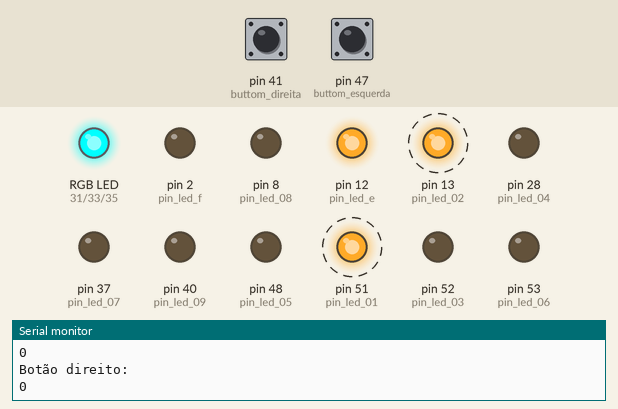
This sketch was run on a simulated Arduino Mega 2560, built with avr-gcc and run on an emulated ATmega2560. Parts: an RGB LED mixed from three pins (HIGH = lit), output pins drawn as LEDs (lit = HIGH), the last lines printed to the serial monitor. Dashed ring = blinking. The inputs (shaded band) are chosen by the test bench; at power-on: pin 41 (buttom_direita) LOW, pin 47 (buttom_esquerda) LOW.

Above: at 1.0 s.
1.7 s: pin 41 (buttom_direita) pulled HIGH for 1 s
At 2.6 s:
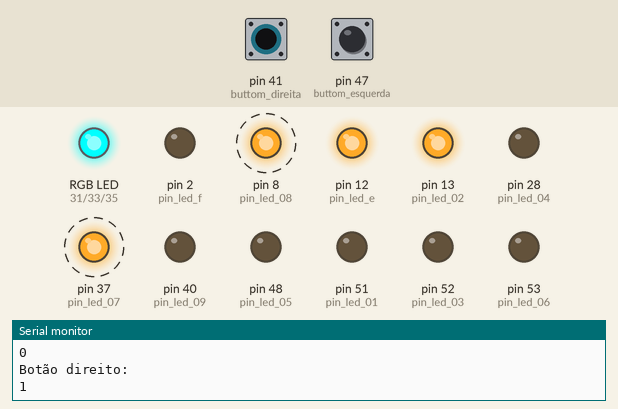
5.1 s: pin 47 (buttom_esquerda) pulled HIGH for 3.2 s
At 8.9 s:
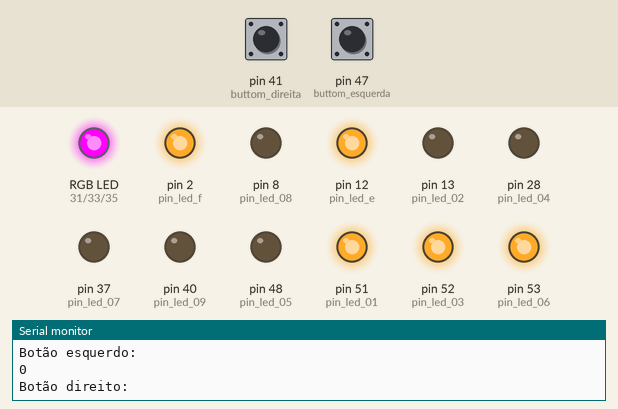
9.8 s: pin 41 (buttom_direita) pulled HIGH for 3.2 s
At 10.47 s:
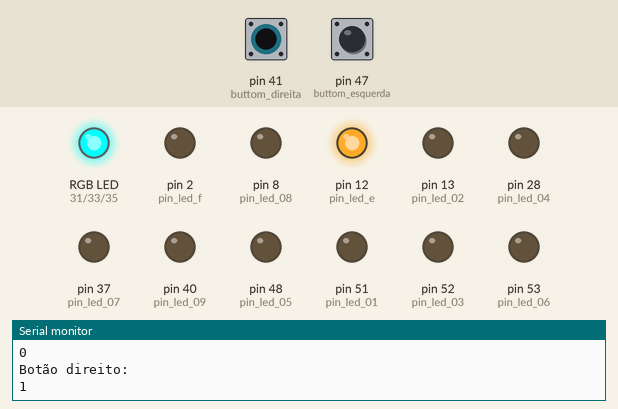
14.5 s: pin 41 (buttom_direita) pulled HIGH for 0.5 s
At 14.9 s:
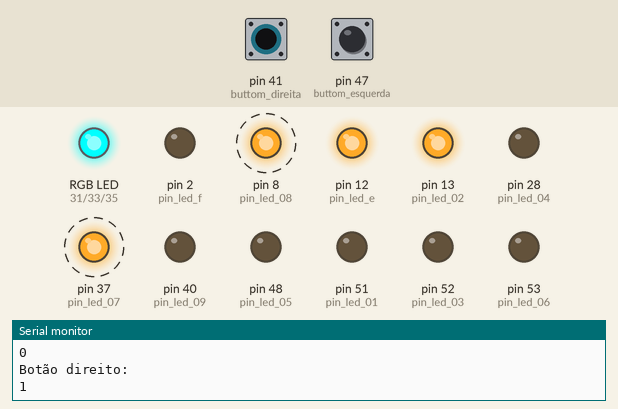
18.0 s: pin 47 (buttom_esquerda) pulled HIGH for 1 s
At 18.51 s:
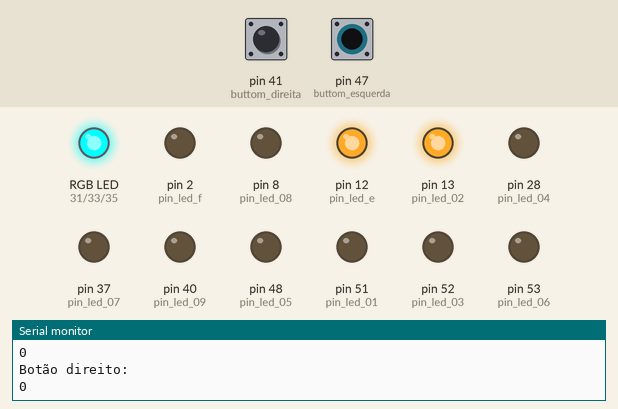
21.8 s: pin 41 (buttom_direita) driven HIGH and pin 47 (buttom_esquerda) driven HIGH
At 25.0 s:
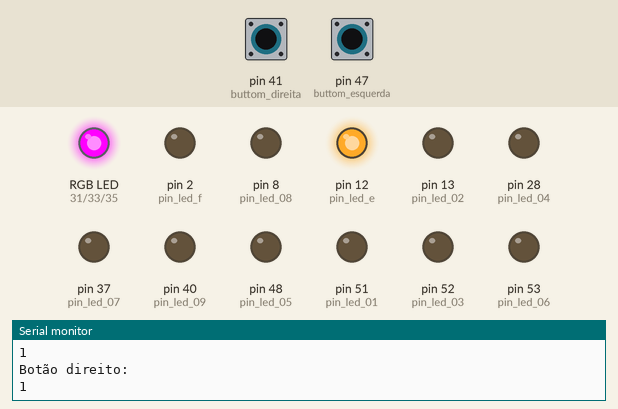
Timing chart, 0 to 25.8 s (numbered marks = the images above; inputs shaded):
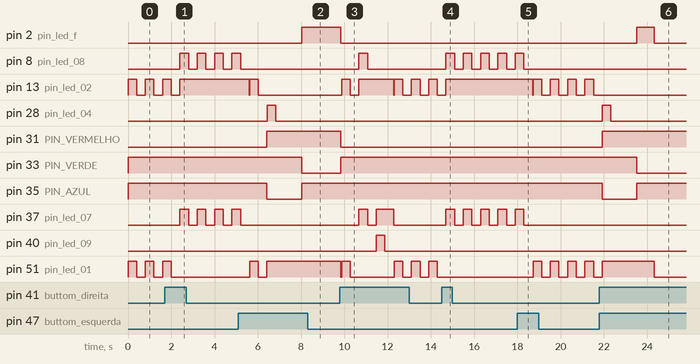

Measured:
- after the input at 1.7 s, pin 8 (pin_led_08), pin 37 (pin_led_07): alternates HIGH for 0.40 s and LOW for 0.40 s, starting after 0.70 s; pin 13 (pin_led_02): goes on until 2.4 s, then stays HIGH; pin 51 (pin_led_01): goes on until 2.0 s, then stays LOW
- after the input at 5.1 s, pin 2 (pin_led_f): LOW → HIGH after 2.9 s; pin 8 (pin_led_08), pin 37 (pin_led_07): goes on until 5.2 s, then stays LOW; pin 13 (pin_led_02): HIGH → LOW after 0.50 s, → HIGH 0.02 s later, → LOW 0.40 s later; pin 28 (pin_led_04): LOW → HIGH after 1.3 s, → LOW 0.40 s later; pin 31 (PIN_VERMELHO): LOW → HIGH after 1.3 s
- after the input at 9.8 s, pin 2 (pin_led_f): HIGH → LOW at once; pin 8 (pin_led_08): LOW → HIGH after 0.88 s, → LOW 0.40 s later
- after the input at 14.5 s, pin 8 (pin_led_08), pin 37 (pin_led_07): alternates HIGH for 0.40 s and LOW for 0.40 s, starting after 0.20 s; pin 13 (pin_led_02): goes on until 14.7 s, then stays HIGH; pin 51 (pin_led_01): stops changing and stays LOW
- after the input at 18.0 s, pin 8 (pin_led_08), pin 37 (pin_led_07): goes on until 18.3 s, then stays LOW; pin 13 (pin_led_02): HIGH → LOW after 0.71 s, then repeats every 0.80 s: HIGH 0.40 s, LOW 0.40 s; pin 51 (pin_led_01): alternates HIGH for 0.40 s and LOW for 0.40 s, starting after 0.73 s
- after the input at 21.8 s, pin 2 (pin_led_f): LOW → HIGH after 1.7 s, → LOW 0.80 s later; pin 13 (pin_led_02): stops changing and stays LOW; pin 28 (pin_led_04): LOW → HIGH after 0.13 s, → LOW 0.40 s later; pin 31 (PIN_VERMELHO): LOW → HIGH after 0.13 s; pin 33 (PIN_VERDE): HIGH → LOW after 1.7 s
- by itself, pin 13 (pin_led_02), pin 51 (pin_led_01): alternates HIGH for 0.40 s and LOW for 0.40 s

The sketch:

labirinto2_final.ino
```cpp
// estados dos botoes
int estado_buttom_esquerda = 0;
int estado_buttom_direita = 0;

//identificar último led ligado
int x = 0;

// led de entrada ao labirinto
int pin_led_e = 12;

//led do final do labirinto
int pin_led_f = 2;

// Leds dos caminhos
int pin_led_01 = 51;
int pin_led_02 = 13;
int pin_led_03 = 52;
int pin_led_04 = 28;
int pin_led_05 = 48;
int pin_led_06 = 53;
int pin_led_07 = 37;
int pin_led_08 = 8;
int pin_led_09 = 40;

//Botões
int buttom_esquerda = 47;
int buttom_direita = 41;

//led rgb
#define PIN_VERMELHO 31
#define PIN_VERDE 33
#define PIN_AZUL 35

//Variavel de controle de fase
int fase = 1;

//Variavel de controle de fase 2.0
bool ffase1 = false;
bool ffase2 = false;
bool ffase3 = false;
bool ffase4 = false;

void setup() {
  pinMode(pin_led_e, OUTPUT);
  pinMode(pin_led_f, OUTPUT);

  pinMode(pin_led_01, OUTPUT);
  pinMode(pin_led_02, OUTPUT);
  pinMode(pin_led_03, OUTPUT);
  pinMode(pin_led_04, OUTPUT);
  pinMode(pin_led_05, OUTPUT);
  pinMode(pin_led_06, OUTPUT);
  pinMode(pin_led_07, OUTPUT);
  pinMode(pin_led_08, OUTPUT);
  pinMode(pin_led_09, OUTPUT);

  //Botões
  pinMode(buttom_esquerda, INPUT);
  pinMode(buttom_direita, INPUT);

  digitalWrite(pin_led_e, HIGH);
  pinMode(PIN_VERMELHO, OUTPUT);
  pinMode(PIN_VERDE, OUTPUT);
  pinMode(PIN_AZUL, OUTPUT);
  Serial.begin(9600);
}

void loop() {
  if (ffase1 == false){
    fase = 1;
  }else if (ffase2 == false){
    fase = 2;
  }else if (ffase3 == false){
    fase = 3;
  }else if (ffase4 == false){
    fase = 4;
  }


  if (fase == 1){
    fase1();
  }
  delay(200);
  if(fase==2){
    fase2();
  }
  delay(200);
  if(fase==3){
    fase3();
  }
  delay(200);
  if(fase==4){
    fase4();
  }

}

void fase1(){

  while(estado_buttom_esquerda != HIGH || estado_buttom_direita != HIGH){
    action_capture("vermelho");
    estado_buttom_esquerda = digitalRead(47);
    estado_buttom_direita = digitalRead(41);

    //Leitura Serial
    Serial.println("Botão esquerdo: ");
    Serial.println(estado_buttom_esquerda);
    Serial.println("Botão direito: ");
    Serial.println(estado_buttom_direita);

    //Indicando caminho disponível
    digitalWrite(pin_led_01, HIGH);//Led01
    digitalWrite(pin_led_02, HIGH);//Led02
    delay(400);
    digitalWrite(pin_led_01, LOW);//Led01
    digitalWrite(pin_led_02, LOW);//Led02
    delay(400);

    estado_buttom_esquerda = digitalRead(47);
    estado_buttom_direita = digitalRead(41);


    if(estado_buttom_esquerda == HIGH){
      digitalWrite(pin_led_01, HIGH);//Led01(CERTO)
      action_capture("azul");
      x = 1;
      fase = 2;
      ffase1 = true;
      fase2();
    }else if(estado_buttom_direita == HIGH){
      digitalWrite(pin_led_02, HIGH);//Led02(ERRADO)
      action_capture("vermelho");
      x = 2;
      fase = 2;
      ffase1 = true;
      fase2();
    }
  }
}

void fase2(){
  estado_buttom_esquerda = 0;
  estado_buttom_direita = 0;

  while(estado_buttom_esquerda != HIGH || estado_buttom_direita != HIGH){
    if(x==1){ //Se a pessoa foi para o caminho certo
      action_capture("azul");
      estado_buttom_esquerda = digitalRead(47);
      estado_buttom_direita = digitalRead(41);

      Serial.println("Botão esquerdo: ");
      Serial.println(estado_buttom_esquerda);
      Serial.println("Botão direito: ");
      Serial.println(estado_buttom_direita);

      digitalWrite(pin_led_03, HIGH);
      digitalWrite(pin_led_04, HIGH);
      delay(400);
      digitalWrite(pin_led_03, LOW);
      digitalWrite(pin_led_04, LOW);
      delay(400);

      estado_buttom_esquerda = digitalRead(47);
      estado_buttom_direita = digitalRead(41);

      if(estado_buttom_esquerda == HIGH){
        action_capture("azul");
        digitalWrite(pin_led_03, HIGH);
        x = 3;
        fase = 3;
        ffase2 = true;
        fase3();
      }else if(estado_buttom_direita == HIGH){
        action_capture("vermelho");
        digitalWrite(pin_led_04, HIGH);
        x = 4;
        fase = 3;
        ffase2 = true;
        fase3();
      }
    }

    else if(x==2){ //se a pessoa for pro caminho errado
      action_capture("vermelho");
      estado_buttom_esquerda = digitalRead(47);
      estado_buttom_direita = digitalRead(41);

      Serial.println("Botão esquerdo: ");
      Serial.println(estado_buttom_esquerda);
      Serial.println("Botão direito: ");
      Serial.println(estado_buttom_direita);

      digitalWrite(pin_led_07, HIGH);
      digitalWrite(pin_led_08, HIGH);
      delay(400);
      digitalWrite(pin_led_07, LOW);
      digitalWrite(pin_led_08, LOW);
      delay(400);

      estado_buttom_esquerda = digitalRead(47);
      estado_buttom_direita = digitalRead(41);
      if(estado_buttom_esquerda == HIGH){
        digitalWrite(pin_led_08, HIGH);
        x = 7;
        fase = 3;
        ffase2 = true;
        fase3();
      }
      else if(estado_buttom_direita == HIGH){
        digitalWrite(pin_led_07, HIGH);
        x = 8;
        fase = 3;
        ffase2 = true;
        fase3();
      }
    }
  }
}

void fase3 (){
  estado_buttom_esquerda = 0;
  estado_buttom_direita = 0;

  while(estado_buttom_esquerda != HIGH || estado_buttom_direita != HIGH){
    if(x==3){ // caminho certo

      estado_buttom_esquerda = digitalRead(47);
      estado_buttom_direita = digitalRead(41);

      Serial.println("Botão esquerdo: ");
      Serial.println(estado_buttom_esquerda);
      Serial.println("Botão direito: ");
      Serial.println(estado_buttom_direita);

      digitalWrite(pin_led_06, HIGH);
      delay(400);
      digitalWrite(pin_led_06, LOW);
      delay(400);

      estado_buttom_esquerda = digitalRead(47);
      estado_buttom_direita = digitalRead(41);

      if(estado_buttom_esquerda == HIGH || estado_buttom_direita == HIGH){
        action_capture("verde");
        digitalWrite(pin_led_06, HIGH);
        digitalWrite(pin_led_f, HIGH);

        delay(800);
        x = 6;
        fase = 4;
        ffase3 = true;
        fase4();
      }
    }

    else if (x==4){
      action_capture("vermelho");
      estado_buttom_esquerda = digitalRead(47);
      estado_buttom_direita = digitalRead(41);

      Serial.println("Botão esquerdo: ");
      Serial.println(estado_buttom_esquerda);
      Serial.println("Botão direito: ");
      Serial.println(estado_buttom_direita);

      digitalWrite(pin_led_05, HIGH);
      delay(400);
      digitalWrite(pin_led_05, LOW);
      delay(400);

      estado_buttom_esquerda = digitalRead(47);
      estado_buttom_direita = digitalRead(41);

      if(estado_buttom_esquerda == HIGH || estado_buttom_direita == HIGH){
        digitalWrite(pin_led_05, HIGH);
        x = 5;
        fase = 4;
        ffase3 = true;
        fase4();
      }
    }

    else if(x==8){
      action_capture("vermelho");
      estado_buttom_esquerda = digitalRead(47);
      estado_buttom_direita = digitalRead(41);

      Serial.println("Botão esquerdo: ");
      Serial.println(estado_buttom_esquerda);
      Serial.println("Botão direito: ");
      Serial.println(estado_buttom_direita);

      digitalWrite(pin_led_09, HIGH);
      delay(400);
      digitalWrite(pin_led_09, LOW);
      delay(400);

      estado_buttom_esquerda = digitalRead(47);
      estado_buttom_direita = digitalRead(41);

      if(estado_buttom_esquerda == HIGH || estado_buttom_direita == HIGH){
        digitalWrite(pin_led_09, HIGH);
        x = 9;
        fase = 4;
        ffase3 = true;
        fase4();
      }
    }

    else if (x==7){
      action_capture("vermelho");
      x = 7;
      fase = 4;
      ffase3 = true;
      fase4();
    }
  }
}

void fase4(){
  estado_buttom_esquerda = 0;
  estado_buttom_direita = 0;

  while(estado_buttom_esquerda != HIGH || estado_buttom_direita != HIGH){
    estado_buttom_esquerda = digitalRead(47);
    estado_buttom_direita = digitalRead(41);

    Serial.println("Botão esquerdo: ");
    Serial.println(estado_buttom_esquerda);
    Serial.println("Botão direito: ");
    Serial.println(estado_buttom_direita);

    estado_buttom_esquerda = digitalRead(47);
    estado_buttom_direita = digitalRead(41);

   if(estado_buttom_esquerda == HIGH || estado_buttom_direita == HIGH){
    //Reiniciando Labirinto
    ffase1 = false;
    ffase2 = false;
    ffase3 = false;
    digitalWrite(pin_led_01, LOW);
    digitalWrite(pin_led_02, LOW);
    digitalWrite(pin_led_03, LOW);
    digitalWrite(pin_led_04, LOW);
    digitalWrite(pin_led_05, LOW);
    digitalWrite(pin_led_06, LOW);
    digitalWrite(pin_led_07, LOW);
    digitalWrite(pin_led_08, LOW);
    digitalWrite(pin_led_09, LOW);
    digitalWrite(pin_led_f, LOW);

    fase = 1;
    fase1();
   }
  }
}

void executor(int pinVermelho, int pinVerde, int pinAzul, int estadoR, int estadoG, int estadoB, int tempo) {
  digitalWrite(pinVermelho, estadoR);
  digitalWrite(pinVerde, estadoG);
  digitalWrite(pinAzul, estadoB);
  delay(tempo);
}

void action_capture(String cor) {
  int tempoPadrao = 0;  // Tempo padrão para cada estado (1 segundo)
  int estadoDesligado = 1;
  int estadoLigado = 0;

  if (cor == "vermelho") {
    executor(PIN_VERMELHO, PIN_VERDE, PIN_AZUL, estadoLigado, estadoDesligado, estadoDesligado, tempoPadrao);

  } else if (cor == "verde") {
    executor(PIN_VERMELHO, PIN_VERDE, PIN_AZUL, estadoDesligado, estadoLigado, estadoDesligado, tempoPadrao);

  } else if (cor == "azul") {
    executor(PIN_VERMELHO, PIN_VERDE, PIN_AZUL, estadoDesligado, estadoDesligado, estadoLigado, tempoPadrao);

  } else if(cor == "amarelo"){
    executor(PIN_VERMELHO, PIN_VERDE, PIN_AZUL, estadoLigado, estadoLigado, estadoDesligado, tempoPadrao);

  }else if(cor == "branco"){
    executor(PIN_VERMELHO, PIN_VERDE, PIN_AZUL, estadoLigado, estadoLigado, estadoLigado, tempoPadrao);

  }
  else{
    Serial.println("Cor desconhecida");
  }
}
```
